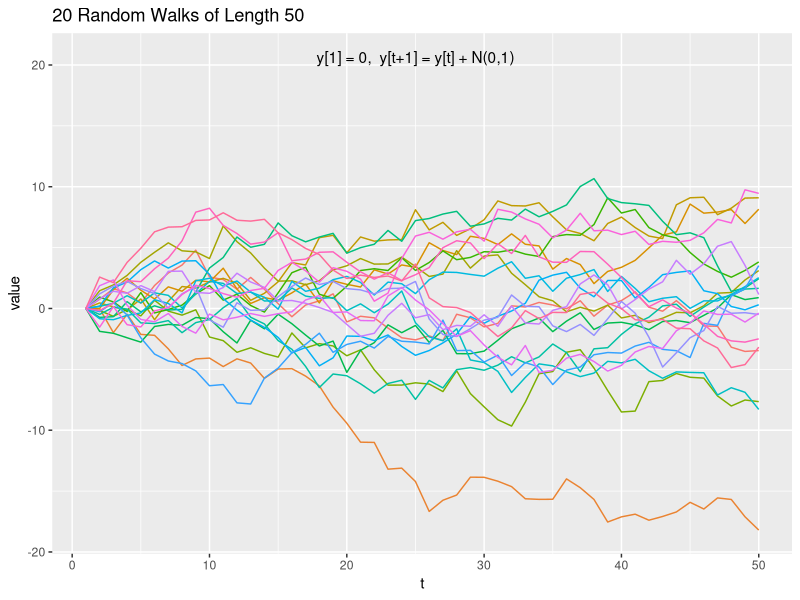
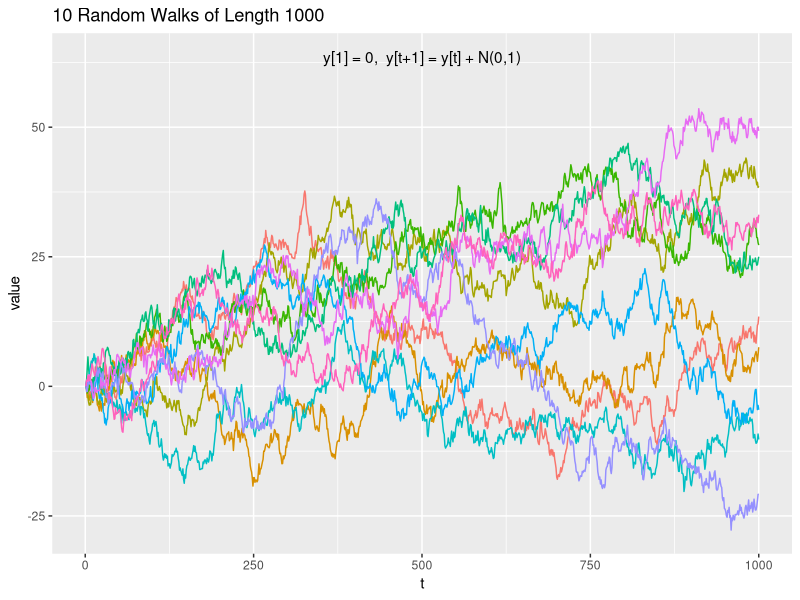

These figures' R source, in order:
#=================================#
#====== SIMPLE RANDOM WALKS ======#
#=================================#

# Author: Jonah Gabry (jsg2201@columbia.edu)
# Written using R version 3.1.1 on Mac OS X 10.9.3

library(ggplot2)
library(reshape2)

random_walk <- function(N) {
  y <- rep(0, N)
  for(i in 2:N){
    y[i] <- y[i-1] + rnorm(1)
  }
  y
}


gg_random_walks <- function(walks) {
  molten.walks <- melt(walks, varnames = c("t", "Walk"))
  gg_walks <- ggplot(molten.walks, aes(x = t, y = value, group = Walk, color = factor(Walk)))
  
  title <- paste(ncol(walks), "Random Walks of Length", nrow(walks))
  title <- ggtitle(title)
  subtitle <- annotate("text", x = nrow(walks)/2, y = max(molten.walks$value) + 10, 
                       label = c("y[1] = 0,  y[t+1] = y[t] + N(0,1)"))
  no_legend <- theme(legend.position = "none")
  
  gg_walks + geom_line() + no_legend + title + subtitle
}


walk_sims <- replicate(20, random_walk(50))
gg_random_walks(walk_sims)

walk_sims2 <- replicate(10, random_walk(1000))
gg_random_walks(walk_sims2)
